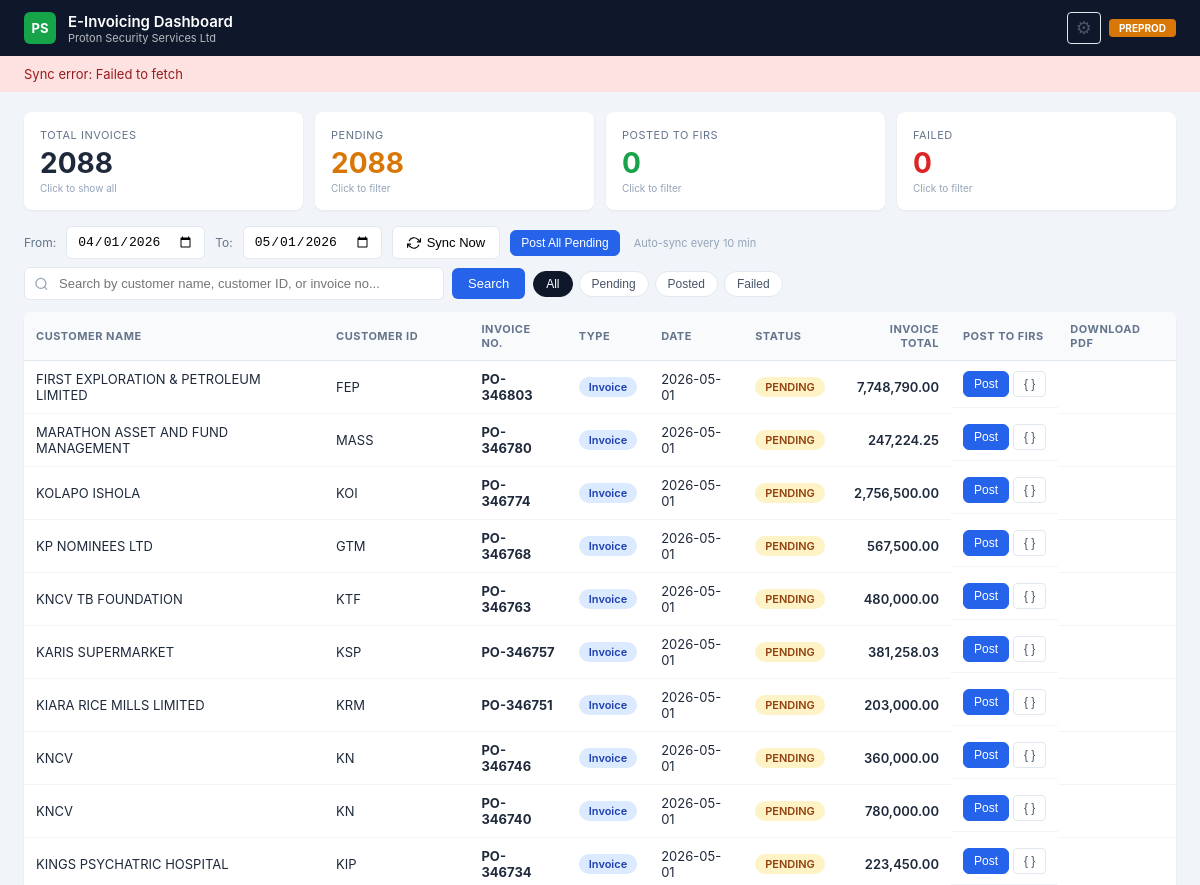
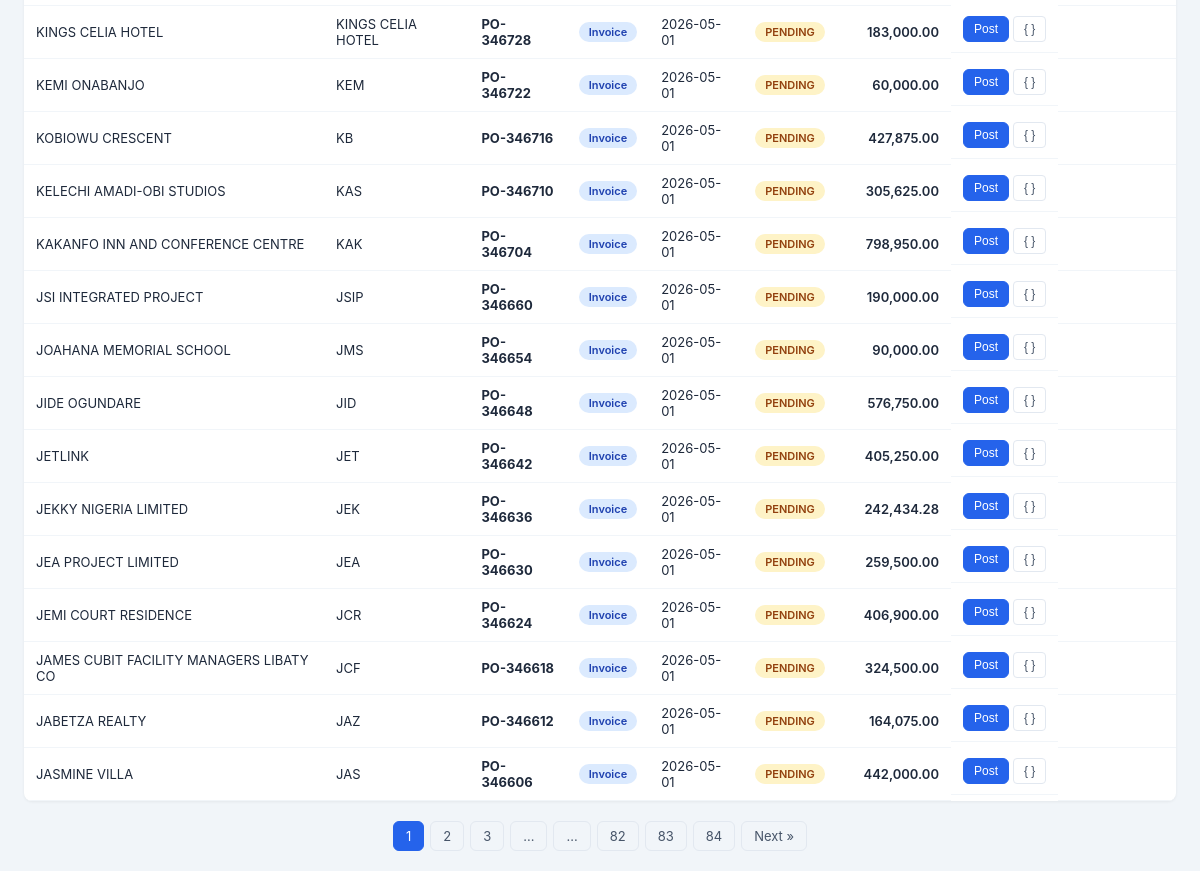
The page / on the database its author committed (2 pictures, top to bottom).
### tables this page shows
CREATE TABLE invoices (
                post_order INTEGER PRIMARY KEY,
                trx_number INTEGER,
                invoice_num TEXT, customer_name TEXT, customer_id TEXT,
                customer_tin TEXT, customer_email TEXT, customer_phone TEXT,
                customer_address TEXT, customer_city TEXT, invoice_date TEXT,
                amount REAL DEFAULT 0, vat_amount REAL DEFAULT 0,
                status TEXT DEFAULT 'pending',
                irn TEXT, qr_code TEXT, posted_at TEXT,
                error_message TEXT, api_response TEXT,
                invoice_description TEXT,
                invoice_type TEXT DEFAULT 'Invoice',
                last_synced TEXT);

### app.py (the view)
@app.route("/")
def index():
    page = request.args.get("page", 1, type=int)
    q = request.args.get("q", "").strip()
    status_filter = request.args.get("status", "").strip()
    today = date.today()
    default_from = today.replace(day=1).strftime("%Y-%m-%d")
    default_to = (
        today.replace(day=31).strftime("%Y-%m-%d")
        if today.month == 12
        else today.replace(month=today.month + 1, day=1).strftime("%Y-%m-%d")
    )
    date_from = request.args.get("date_from", default_from).strip()
    date_to   = request.args.get("date_to",   default_to).strip()
    try:
        range_params = (date_from, date_to)
        all_stats = db_read(
            "SELECT status, COUNT(*) as cnt FROM invoices "
            "WHERE invoice_date >= ? AND invoice_date <= ? GROUP BY status",
            range_params
        )
        stats = {"total": 0, "posted": 0, "pending": 0, "failed": 0, "credit_notes": 0, "invoices_count": 0}
        for s in all_stats: stats[s["status"]] = s["cnt"]; stats["total"] += s["cnt"]
        type_stats = db_read(
            "SELECT invoice_type, COUNT(*) as cnt FROM invoices "
            "WHERE invoice_date >= ? AND invoice_date <= ? GROUP BY invoice_type",
            range_params
        )
        for t in type_stats:
            if t["invoice_type"] == "Credit Note": stats["credit_notes"] = t["cnt"]
            elif t["invoice_type"] == "Invoice": stats["invoices_count"] = t["cnt"]
        where_parts = ["invoice_date >= ?", "invoice_date <= ?"]
        params = [date_from, date_to]
        if q:
            where_parts.append(
                "(LOWER(customer_name) LIKE ? OR LOWER(customer_id) LIKE ? OR LOWER(invoice_num) LIKE ?)"
            )
            like = f"%{q.lower()}%"
            params += [like, like, like]
        if status_filter and status_filter in ("pending", "posted", "failed"):
            where_parts.append("status = ?")
            params.append(status_filter)
        where_sql = "WHERE " + " AND ".join(where_parts)
        count_row = db_read_one(f"SELECT COUNT(*) as cnt FROM invoices {where_sql}", tuple(params))
        total = count_row["cnt"] if count_row else 0
        total_pages = max(1, (total + PER_PAGE - 1) // PER_PAGE)
        page = max(1, min(page, total_pages))
        offset = (page - 1) * PER_PAGE
        invoices = db_read(
            f"SELECT * FROM invoices {where_sql} ORDER BY invoice_date DESC, trx_number DESC LIMIT ? OFFSET ?",
            tuple(params) + (PER_PAGE, offset)
        )
    except:
        invoices=[]; stats={"total":0,"posted":0,"pending":0,"failed":0,"credit_notes":0,"invoices_count":0}; total=0; total_pages=1; page=1
    return render_template(
        "index.html",
        invoices=invoices, stats=stats,
        page=page, total_pages=total_pages, total=total,
        q=q, status_filter=status_filter,
        date_from=date_from, date_to=date_to
    )

### app.py (called while the page is built)
def _open_db():
    conn = sqlite3.connect(DB_PATH, timeout=30)
    conn.row_factory = sqlite3.Row
    conn.execute("PRAGMA journal_mode=WAL")
    conn.execute("PRAGMA busy_timeout=10000")
    return conn

def db_read(sql, params=()):
    with _db_lock:
        conn = _open_db()
        try: return [dict(r) for r in conn.execute(sql, params).fetchall()]
        finally: conn.close()

def db_read_one(sql, params=()):
    with _db_lock:
        conn = _open_db()
        try:
            row = conn.execute(sql, params).fetchone()
            return dict(row) if row else None
        finally: conn.close()

### templates/index.html (shortened to what this page needs)
<!DOCTYPE html>
<html lang="en">
<head>
</head>
<body>
<header class="header">
    <div class="header-left">
        <div class="header-logo">PS</div>
        <div>
            <div class="header-title">E-Invoicing Dashboard</div>
            <div class="header-subtitle">Proton Security Services Ltd</div>
        </div>
    </div>
    <div class="header-right" style="display:flex;align-items:center;gap:8px">
        <button class="btn-ghost" onclick="openSettings()" title="Tax Category Settings" style="font-size:18px;padding:4px 8px">&#9881;</button>
        <span class="header-env">PREPROD</span>
    </div>
</header>
<div class="sync-banner" id="syncBanner" style="display:none">
    <span id="syncBannerText">Syncing invoices from Sage 50...</span>
</div>
<div class="stats-bar">
    <div class="stat-card" onclick="setStatusFilter('')" title="Show all">
        <div class="stat-label">Total Invoices</div>
        <div class="stat-value">{{ stats.total }}</div>
        <div class="stat-hint">Click to show all</div>
    </div>
    <div class="stat-card pending {% if status_filter == 'pending' %}active-filter{% endif %}" onclick="setStatusFilter('pending')" title="Filter pending">
        <div class="stat-label">Pending</div>
        <div class="stat-value">{{ stats.pending }}</div>
        <div class="stat-hint">Click to filter</div>
    </div>
    <div class="stat-card posted {% if status_filter == 'posted' %}active-filter{% endif %}" onclick="setStatusFilter('posted')" title="Filter posted">
        <div class="stat-label">Posted to FIRS</div>
        <div class="stat-value">{{ stats.posted }}</div>
        <div class="stat-hint">Click to filter</div>
    </div>
    <div class="stat-card failed {% if status_filter == 'failed' %}active-filter{% endif %}" onclick="setStatusFilter('failed')" title="Filter failed">
        <div class="stat-label">Failed</div>
        <div class="stat-value">{{ stats.failed }}</div>
        <div class="stat-hint">Click to filter</div>
    </div>
</div>
<div class="toolbar">
    <label style="font-size:12px;color:var(--slate500)">From:</label>
    <input type="date" id="dateFrom" value="{{ date_from }}" onchange="applyDateRange()">
    <label style="font-size:12px;color:var(--slate500)">To:</label>
    <input type="date" id="dateTo" value="{{ date_to }}" onchange="applyDateRange()">
    <button class="btn" id="btnSync" onclick="syncSage()">
        <svg width="14" height="14" viewBox="0 0 24 24" fill="none" stroke="currentColor" stroke-width="2"><polyline points="23 4 23 10 17 10"/><polyline points="1 20 1 14 7 14"/><path d="M3.51 9a9 9 0 0 1 14.85-3.36L23 10M1 14l4.64 4.36A9 9 0 0 0 20.49 15"/></svg>
        Sync Now
    </button>
    <button class="btn btn-primary btn-sm" onclick="postAllPending()">Post All Pending</button>
    <span id="autoSyncLabel" style="font-size:11px;color:var(--slate400);margin-left:4px">Auto-sync every 10 min</span>
</div>
<form method="GET" action="/" class="search-bar" id="searchForm">
    <div class="search-input-wrap">
        <input
            type="text"
            name="q"
            id="searchInput"
            placeholder="Search by customer name, customer ID, or invoice no..."
            value="{{ q }}"
            autocomplete="off"
        >
    </div>
    <button type="submit" class="search-btn">Search</button>
    <div class="status-filters">
        <button type="button" class="status-filter-btn {% if not status_filter %}active{% endif %}" onclick="setStatusFilter('')">All</button>
        <button type="button" class="status-filter-btn pending {% if status_filter == 'pending' %}active{% endif %}" onclick="setStatusFilter('pending')">Pending</button>
        <button type="button" class="status-filter-btn posted {% if status_filter == 'posted' %}active{% endif %}" onclick="setStatusFilter('posted')">Posted</button>
        <button type="button" class="status-filter-btn failed {% if status_filter == 'failed' %}active{% endif %}" onclick="setStatusFilter('failed')">Failed</button>
    </div>
</form>
<div class="table-wrap">
<table>
    <thead>
        <tr>
            <th>Customer Name</th><th>Customer ID</th><th>Invoice No.</th><th>Type</th><th>Date</th>
            <th>Status</th><th style="text-align:right">Invoice Total</th><th>Post to FIRS</th><th>Download PDF</th>
        </tr>
    </thead>
    <tbody>
        {% for inv in invoices %}
        <tr>
            <td>{{ inv.customer_name }}</td>
            <td>{{ inv.customer_id }}</td>
            <td><strong>{{ inv.invoice_num }}</strong></td>
            <td>
                {% if inv.invoice_type == 'Credit Note' %}
                    <span class="badge badge-credit">Credit Note</span>
                {% elif inv.invoice_type == 'Debit Note' %}
                    <span class="badge badge-debit">Debit Note</span>
                {% else %}
                    <span class="badge badge-invoice">Invoice</span>
                {% endif %}
            </td>
            <td>{{ inv.invoice_date }}</td>
            <td>
                {% if inv.status == 'posted' %}<span class="badge badge-posted">POSTED</span>
                {% elif inv.status == 'failed' %}<span class="badge badge-failed">FAILED</span>
                    <button class="btn-ghost" onclick="showError({{ inv.post_order }})" title="View full error" style="color:var(--red);font-size:11px;padding:2px 6px;margin-left:4px">&#9888; Error</button>
                {% else %}<span class="badge badge-pending">PENDING</span>{% endif %}
            </td>
            <td style="text-align:right;font-weight:600">{{ "{:,.2f}".format(inv.amount) }}</td>
            <td class="actions-cell">
                {% if inv.status == 'posted' %}
                    <span style="color:var(--green);font-size:12px;font-weight:600">&#10003; Done</span>
                {% elif inv.status == 'failed' %}
                    <button class="btn btn-sm" style="background:var(--red);color:white" onclick="postInvoice({{ inv.post_order }}, this)">Retry</button>
                {% else %}
                    <button class="btn btn-primary btn-sm" onclick="postInvoice({{ inv.post_order }}, this)">Post</button>
                {% endif %}
                <button class="btn-ghost" onclick="previewPayload({{ inv.post_order }})" title="Preview JSON payload">{ }</button>
            </td>
            <td>
            </td>
        </tr>
        {% endfor %}
    </tbody>
</table>
</div>
{% if total_pages > 1 %}
<div class="pagination">
    {% set base_url = '?date_from=' ~ date_from ~ '&date_to=' ~ date_to ~ '&q=' ~ q ~ '&status=' ~ status_filter ~ '&page=' %}
    {% for p in range(1, total_pages + 1) %}
        {% if p == page %}<span class="active">{{ p }}</span>
        {% elif p <= 3 or p > total_pages - 3 or (p >= page - 2 and p <= page + 2) %}<a href="{{ base_url ~ p }}">{{ p }}</a>
        {% elif p == 4 or p == total_pages - 3 %}<span>...</span>{% endif %}
    {% endfor %}
    {% if page < total_pages %}<a href="{{ base_url ~ (page + 1) }}">Next &raquo;</a>{% endif %}
</div>
{% endif %}
</body>
</html>

### rows shown on the page
invoices: customer_name "FIRST EXPLORATION & PETROLEUM LIMITED", customer_id "FEP", invoice_num "PO-346803", invoice_type "Invoice", invoice_date "2026-05-01", status "PENDING", amount "7,748,790.00"
invoices: customer_name "MARATHON ASSET AND FUND MANAGEMENT", customer_id "MASS", invoice_num "PO-346780", invoice_type "Invoice", invoice_date "2026-05-01", status "PENDING", amount "247,224.25"
invoices: customer_name "KOLAPO ISHOLA", customer_id "KOI", invoice_num "PO-346774", invoice_type "Invoice", invoice_date "2026-05-01", status "PENDING", amount "2,756,500.00"
invoices: customer_name "KP NOMINEES LTD", customer_id "GTM", invoice_num "PO-346768", invoice_type "Invoice", invoice_date "2026-05-01", status "PENDING", amount "567,500.00"
invoices: customer_name "KNCV TB FOUNDATION", customer_id "KTF", invoice_num "PO-346763", invoice_type "Invoice", invoice_date "2026-05-01", status "PENDING", amount "480,000.00"
invoices: customer_name "KARIS SUPERMARKET", customer_id "KSP", invoice_num "PO-346757", invoice_type "Invoice", invoice_date "2026-05-01", status "PENDING", amount "381,258.03"
invoices: customer_name "KIARA RICE MILLS LIMITED", customer_id "KRM", invoice_num "PO-346751", invoice_type "Invoice", invoice_date "2026-05-01", status "PENDING", amount "203,000.00"
invoices: customer_name "KNCV", customer_id "KN", invoice_num "PO-346746", invoice_type "Invoice", invoice_date "2026-05-01", status "PENDING", amount "360,000.00"
invoices: customer_name "KNCV", customer_id "KN", invoice_num "PO-346740", invoice_type "Invoice", invoice_date "2026-05-01", status "PENDING", amount "780,000.00"
invoices: customer_name "KINGS PSYCHATRIC HOSPITAL", customer_id "KIP", invoice_num "PO-346734", invoice_type "Invoice", invoice_date "2026-05-01", status "PENDING", amount "223,450.00"
invoices: customer_name "KINGS CELIA HOTEL", customer_id "KINGS CELIA HOTEL", invoice_num "PO-346728", invoice_type "Invoice", invoice_date "2026-05-01", status "PENDING", amount "183,000.00"
invoices: customer_name "KEMI ONABANJO", customer_id "KEM", invoice_num "PO-346722", invoice_type "Invoice", invoice_date "2026-05-01", status "PENDING", amount "60,000.00"
invoices: customer_name "KOBIOWU CRESCENT", customer_id "KB", invoice_num "PO-346716", invoice_type "Invoice", invoice_date "2026-05-01", status "PENDING", amount "427,875.00"
invoices: customer_name "KELECHI AMADI-OBI STUDIOS", customer_id "KAS", invoice_num "PO-346710", invoice_type "Invoice", invoice_date "2026-05-01", status "PENDING", amount "305,625.00"
invoices: customer_name "KAKANFO INN AND CONFERENCE CENTRE", customer_id "KAK", invoice_num "PO-346704", invoice_type "Invoice", invoice_date "2026-05-01", status "PENDING", amount "798,950.00"
invoices: customer_name "JSI INTEGRATED PROJECT", customer_id "JSIP", invoice_num "PO-346660", invoice_type "Invoice", invoice_date "2026-05-01", status "PENDING", amount "190,000.00"
invoices: customer_name "JOAHANA MEMORIAL SCHOOL", customer_id "JMS", invoice_num "PO-346654", invoice_type "Invoice", invoice_date "2026-05-01", status "PENDING", amount "90,000.00"
invoices: customer_name "JIDE OGUNDARE", customer_id "JID", invoice_num "PO-346648", invoice_type "Invoice", invoice_date "2026-05-01", status "PENDING", amount "576,750.00"
invoices: customer_name "JETLINK", customer_id "JET", invoice_num "PO-346642", invoice_type "Invoice", invoice_date "2026-05-01", status "PENDING", amount "405,250.00"
invoices: customer_name "JEKKY NIGERIA LIMITED", customer_id "JEK", invoice_num "PO-346636", invoice_type "Invoice", invoice_date "2026-05-01", status "PENDING", amount "242,434.28"
invoices: customer_name "JEA PROJECT LIMITED", customer_id "JEA", invoice_num "PO-346630", invoice_type "Invoice", invoice_date "2026-05-01", status "PENDING", amount "259,500.00"
invoices: customer_name "JEMI COURT RESIDENCE", customer_id "JCR", invoice_num "PO-346624", invoice_type "Invoice", invoice_date "2026-05-01", status "PENDING", amount "406,900.00"
invoices: customer_name "JAMES CUBIT FACILITY MANAGERS LIBATY CO", customer_id "JCF", invoice_num "PO-346618", invoice_type "Invoice", invoice_date "2026-05-01", status "PENDING", amount "324,500.00"
invoices: customer_name "JABETZA REALTY", customer_id "JAZ", invoice_num "PO-346612", invoice_type "Invoice", invoice_date "2026-05-01", status "PENDING", amount "164,075.00"
invoices: customer_name "JASMINE VILLA", customer_id "JAS", invoice_num "PO-346606", invoice_type "Invoice", invoice_date "2026-05-01", status "PENDING", amount "442,000.00"

### other values the page prints
{{ stats.total }} "2088"
{{ stats.pending }} "2088"
{{ stats.posted }} "0"
{{ stats.failed }} "0"
{{ p }} "1"
{{ p }} "2" "3" "82" "83" "84"
